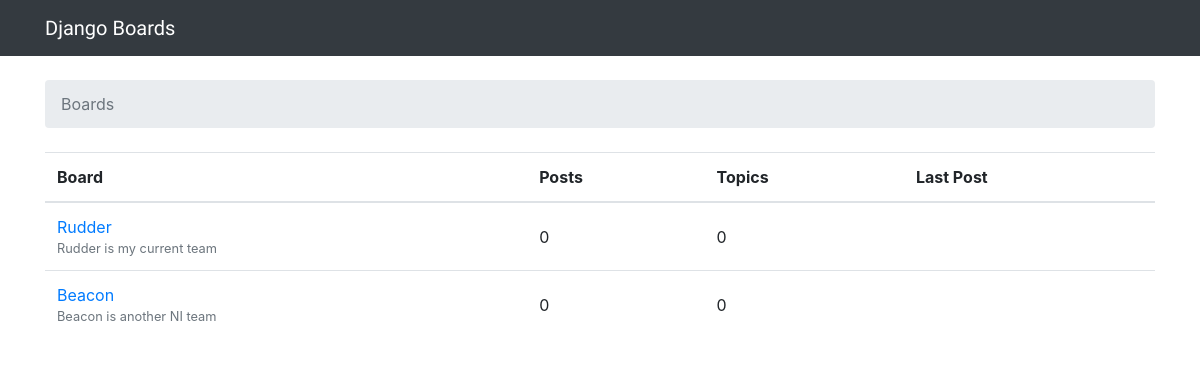
The page / on the database its author committed.
### boards/models.py (models this page shows, shortened)
class Board(models.Model):
    name = models.CharField(max_length=30, unique=True)
    description = models.CharField(max_length=100)

### boards/views.py (the view)
# urls.py: 2. Add a URL to urlpatterns:  path('', views.home, name='home')
def home(request):
    boards = Board.objects.all()
    context = {'boards':boards}
    return render(request, 'home.html', context=context)

### templates/home.html
{% extends 'base.html' %}
{% block breadcrumb %}
  <li class="breadcrumb-item active">Boards</li>
{% endblock %}
{% block content %}
  <table class="table">
    <thead class="thead-inverse">
      <tr>
        <th>Board</th>
        <th>Posts</th>
        <th>Topics</th>
        <th>Last Post</th>
      </tr>
    </thead>
    <tbody>
      {% for board in boards %}
        <tr>
          <td>
            <a href="{% url 'board_topics' board.pk %}">{{ board.name }}</a>
            <small class="text-muted d-block">{{ board.description }}</small>
          </td>
          <td class="align-middle">0</td>
          <td class="align-middle">0</td>
          <td></td>
        </tr>
      {% endfor %}
    </tbody>
  </table>
{% endblock %}

### rows shown on the page
Board: name "Rudder", description "Rudder is my current team"
Board: name "Beacon", description "Beacon is another NI team"
